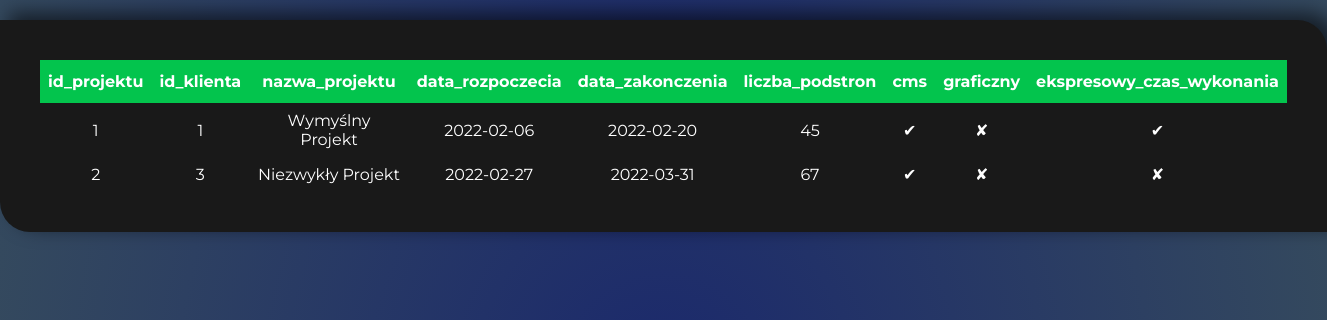
/tiles/raportProjects.php (signed in), run on the app's committed database.
### tables this page shows
CREATE TABLE `projekty` (
  `id_projektu` int(11) NOT NULL,
  `id_klienta` int(11) DEFAULT NULL,
  `nazwa_projektu` varchar(32) DEFAULT NULL,
  `data_rozpoczecia` date DEFAULT NULL,
  `data_zakonczenia` date DEFAULT NULL,
  `liczba_podstron` smallint(11) DEFAULT NULL,
  `cms` bit(1) DEFAULT NULL,
  `graficzny` bit(1) DEFAULT NULL,
  `ekspresowy_czas_wykonania` bit(1) DEFAULT NULL
);

### php/functions.php (called while the page is built, shortened)
<?php
function yesNo($var)
{
    if ($var == "1") {
        return "✔";
    } else {
        return "✘";
    }
}
?>

### tiles/raportProjects.php (the view, shortened to what this page needs)
<?php
require("../php/database.php");
require("../php/functions.php");
?>
<!DOCTYPE HTML>
<html lang="pl">
<head>
    <link rel="stylesheet" href="../styles/style.css" type="text/css" />
    <link rel="stylesheet" href="../styles/pageStyle.css" type="text/css" />
</head>
<body>
    <?php
    $qst = "SELECT * FROM projekty";
    $query = mysqli_query($connection, $qst);
    ?>
    <div class="contentMain">
        <?php
        echo "<table class='fetchTable'>";
        echo "<thead>";
        echo "<tr>";
        for ($i = 0; $i < 9; $i++) {
            echo "<th>" . mysqli_fetch_field_direct($query, $i)->name . "</th>";
        }
        echo "</tr>";
        echo "</thead><tbody>";
        while ($row = mysqli_fetch_array($query)) {
            echo "<tr>";
            echo "<td>" . $row['id_projektu'] . "</td><td>" .
                $row['id_klienta'] . "</td><td>" .
                $row['nazwa_projektu'] . "</td><td>" .
                $row['data_rozpoczecia'] . "</td><td>" .
                $row['data_zakonczenia'] . "</td><td>" .
                $row['liczba_podstron'] . "</td><td>" .
                yesNo($row["graficzny"]) . "</td><td>" .
                yesNo($row["cms"]) . "</td><td>" .
                yesNo($row["ekspresowy_czas_wykonania"]) . "</td>";
            echo "<tr>";
        }
        echo "</tbody></table>";
        ?>
    </div>
</body>
</html>

### styles/style.css (style rules this page uses)
html { scroll-behavior: smooth; }
* { color: white; font-family: "Montserrat", sans-serif; }
body { background: rgb(27, 41, 108); background: radial-gradient( circle, rgba(27, 41, 108, 1) 0%, rgba(52, 73, 94, 1) 100% ); margin: 0; padding: 0; }
.contentMain { width: fit-content; max-width: 1300px; height: auto; padding: 40px; margin: 20px auto 20px auto; text-align: center; background: #191919; border-radius: 0 30px 0 30px; -webkit-touch-callout: none; -webkit-user-select: none; -khtml-user-select: none; -moz-user-select: none; -ms-user-select: none; user-select: none; transition: 0.4s ease; box-shadow: 10px -6px 19px 1px rgba(0, 0, 0, 0.59); -webkit-box-shadow: 10px -6px 19px 1px rgba(0, 0, 0, 0.59); -moz-box-shadow: 10px -6px 19px 1px rgba(0, 0, 0, 0.59); }

### styles/pageStyle.css (style rules this page uses)
.fetchTable { border-collapse: collapse; margin: auto; padding: 20px; width: fit-content; height: auto; }
.fetchTable td, .fetchTable th { padding: 8px; }
.fetchTable th { padding-top: 12px; padding-bottom: 12px; text-align: center; background-color: #03c44d; color: white; }

### data on the page
projekty: id_projektu "1", id_klienta "1", nazwa_projektu "Wymyślny Projekt", data_rozpoczecia "2022-02-06", data_zakonczenia "2022-02-20", liczba_podstron "45", graficzny "✔", cms "✘", ekspresowy_czas_wykonania "✔"
projekty: id_projektu "2", id_klienta "3", nazwa_projektu "Niezwykły Projekt", data_rozpoczecia "2022-02-27", data_zakonczenia "2022-03-31", liczba_podstron "67", graficzny "✔", cms "✘", ekspresowy_czas_wykonania "✘"

### other printed values
mysqli_fetch_field_direct($query, $i)->name "id_projektu"
mysqli_fetch_field_direct($query, $i)->name "id_klienta"
mysqli_fetch_field_direct($query, $i)->name "nazwa_projektu"
mysqli_fetch_field_direct($query, $i)->name "data_rozpoczecia"
mysqli_fetch_field_direct($query, $i)->name "data_zakonczenia"
mysqli_fetch_field_direct($query, $i)->name "liczba_podstron"
mysqli_fetch_field_direct($query, $i)->name "cms"
mysqli_fetch_field_direct($query, $i)->name "graficzny"
mysqli_fetch_field_direct($query, $i)->name "ekspresowy_czas_wykonania"
